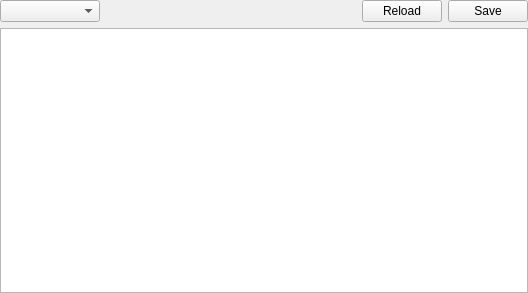
<?xml version="1.0" encoding="UTF-8"?>
<ui version="4.0">
 <class>XProcessWidgetAdvanced</class>
 <widget class="QWidget" name="XProcessWidgetAdvanced">
  <property name="geometry">
   <rect>
    <x>0</x>
    <y>0</y>
    <width>528</width>
    <height>293</height>
   </rect>
  </property>
  <property name="windowTitle">
   <string>Form</string>
  </property>
  <layout class="QVBoxLayout" name="verticalLayout">
   <property name="leftMargin">
    <number>0</number>
   </property>
   <property name="topMargin">
    <number>0</number>
   </property>
   <property name="rightMargin">
    <number>0</number>
   </property>
   <property name="bottomMargin">
    <number>0</number>
   </property>
   <item>
    <layout class="QHBoxLayout" name="horizontalLayout">
     <item>
      <widget class="QComboBox" name="comboBoxMode">
       <property name="minimumSize">
        <size>
         <width>100</width>
         <height>0</height>
        </size>
       </property>
      </widget>
     </item>
     <item>
      <spacer name="horizontalSpacer">
       <property name="orientation">
        <enum>Qt::Horizontal</enum>
       </property>
       <property name="sizeHint" stdset="0">
        <size>
         <width>40</width>
         <height>20</height>
        </size>
       </property>
      </spacer>
     </item>
     <item>
      <widget class="QPushButton" name="pushButtonReloadProcesses">
       <property name="text">
        <string>Reload</string>
       </property>
      </widget>
     </item>
     <item>
      <widget class="QPushButton" name="pushButtonSaveProcesses">
       <property name="text">
        <string>Save</string>
       </property>
      </widget>
     </item>
    </layout>
   </item>
   <item>
    <widget class="QTableView" name="tableViewProcesses">
     <property name="editTriggers">
      <set>QAbstractItemView::NoEditTriggers</set>
     </property>
     <property name="selectionMode">
      <enum>QAbstractItemView::SingleSelection</enum>
     </property>
     <property name="selectionBehavior">
      <enum>QAbstractItemView::SelectRows</enum>
     </property>
     <property name="sortingEnabled">
      <bool>true</bool>
     </property>
     <property name="wordWrap">
      <bool>false</bool>
     </property>
     <attribute name="verticalHeaderVisible">
      <bool>false</bool>
     </attribute>
     <attribute name="verticalHeaderMinimumSectionSize">
      <number>20</number>
     </attribute>
     <attribute name="verticalHeaderDefaultSectionSize">
      <number>20</number>
     </attribute>
    </widget>
   </item>
  </layout>
 </widget>
 <resources/>
 <connections/>
</ui>
